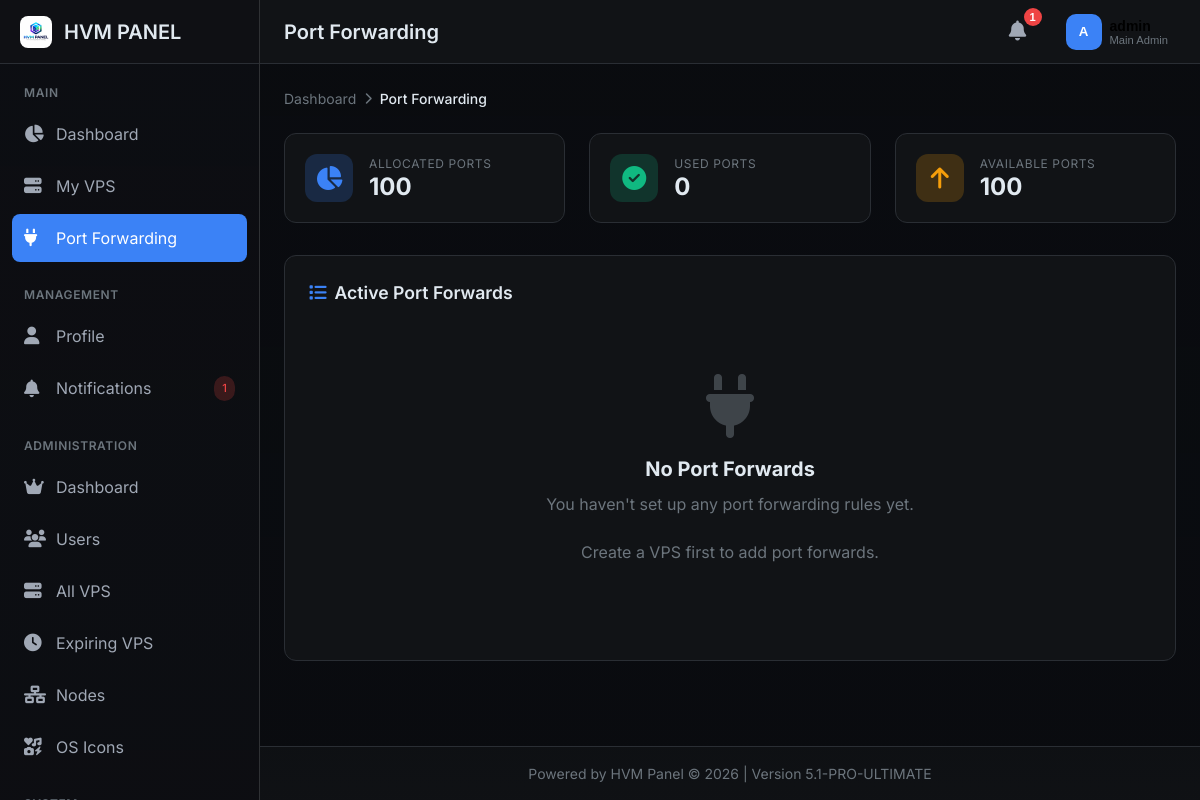
The app's page /ports (signed in) with its own data.
### tables this page shows
CREATE TABLE settings (
            key TEXT PRIMARY KEY,
            value TEXT NOT NULL,
            description TEXT,
            updated_at TEXT NOT NULL
        );

CREATE TABLE users (
            id INTEGER PRIMARY KEY AUTOINCREMENT,
            username TEXT UNIQUE NOT NULL,
            email TEXT UNIQUE NOT NULL,
            password_hash TEXT NOT NULL,
            is_admin INTEGER DEFAULT 0,
            is_main_admin INTEGER DEFAULT 0,
            created_at TEXT NOT NULL,
            last_login TEXT,
            last_active TEXT,
            api_key TEXT UNIQUE,
            profile_picture TEXT,
            preferences TEXT DEFAULT '{}',
            two_factor_secret TEXT,
            two_factor_enabled INTEGER DEFAULT 0,
            theme TEXT DEFAULT 'default',
            language TEXT DEFAULT 'en'
        , discord_id TEXT, discord_username TEXT, discord_avatar TEXT, discord_email TEXT);

### hvm.py (the view)
@app.route('/ports')
@login_required
def ports_list():
    allocated = get_user_allocation(current_user.id)
    used = get_user_used_ports(current_user.id)
    forwards = get_user_forwards(current_user.id)
    vps_list = get_vps_for_user(current_user.id)
    for forward in forwards:
        vps = get_vps_by_container(forward['vps_container'])
        if vps:
            forward['display_ip'] = get_vps_display_ip(vps) or YOUR_SERVER_IP
        else:
            forward['display_ip'] = YOUR_SERVER_IP
    return render_template('ports.html',
                          panel_name=get_setting('site_name', 'HVM PANEL'),
                          allocated=allocated,
                          used=used,
                          available=allocated - used,
                          forwards=forwards,
                          vps_list=vps_list,
                          YOUR_SERVER_IP=YOUR_SERVER_IP,
                          socketio_available=SOCKETIO_AVAILABLE)

### hvm.py (called while the page is built)
@contextmanager
def get_db():
    conn = None
    try:
        conn = sqlite3.connect(DATABASE_PATH, timeout=30)
        conn.execute("PRAGMA journal_mode=WAL")
        conn.execute("PRAGMA foreign_keys=ON")
        conn.execute("PRAGMA busy_timeout=30000")
        conn.row_factory = sqlite3.Row
        yield conn
        conn.commit()
    except Exception as e:
        if conn:
            conn.rollback()
        logger.error(f"Database error: {e}")
        raise
    finally:
        if conn:
            conn.close()

def get_setting(key: str, default: Any = None):
    with get_db() as conn:
        cur = conn.cursor()
        cur.execute('SELECT value FROM settings WHERE key = ?', (key,))
        row = cur.fetchone()
        return row[0] if row else default

def get_unread_notifications_count(user_id: int):
    with get_db() as conn:
        cur = conn.cursor()
        cur.execute('''SELECT COUNT(*) FROM notifications
                      WHERE user_id = ? AND read = 0
                      AND (expires_at IS NULL OR expires_at > ?)''',
                   (user_id, datetime.now().isoformat()))
        return cur.fetchone()[0]

@app.before_request
def check_maintenance_and_license():
    if request.endpoint in ['static', 'health', 'favicon', 'serve_static']:
        return None
    if request.path.startswith('/static/'):
        return None
    if request.endpoint in ['login', 'logout', 'register']:
        return None
    if request.path.startswith('/api/'):
        return None
    maintenance_mode = get_setting('maintenance_mode', '0') == '1'
    if maintenance_mode:
        if current_user.is_authenticated and current_user.is_admin:
            return None
        return render_template('maintenance.html',
                             message=get_setting('maintenance_message', 'Site is under maintenance. Please check back later.'),
                             panel_name=get_setting('site_name', 'HVM PANEL')), 503

@app.after_request
def after_request(response):
    try:
        if not response.content_type:
            response.content_type = 'text/html; charset=utf-8'
        response.headers['X-Content-Type-Options'] = 'nosniff'
        response.headers['X-Frame-Options'] = 'SAMEORIGIN'
        response.headers['X-XSS-Protection'] = '1; mode=block'
        return response
    except Exception as e:
        logger.error(f"Error in after_request: {e}")
        return response

### templates/ports.html (shortened to what this page needs)
{% extends "base.html" %}
{% block header_title %}Port Forwarding{% endblock %}
{% block breadcrumbs %}
<div class="breadcrumb">
    <a href="{{ url_for('dashboard') }}" class="breadcrumb-item">Dashboard</a>
    <span class="breadcrumb-separator"><i class="fas fa-chevron-right"></i></span>
    <span class="breadcrumb-item active">Port Forwarding</span>
</div>
{% endblock %}
{% block content %}
<div class="grid grid-3" style="margin-bottom: 2rem;">
    <div class="stat-card">
        <div class="stat-icon primary">
            <i class="fas fa-chart-pie"></i>
        </div>
        <div class="stat-content">
            <div class="stat-label">Allocated Ports</div>
            <div class="stat-value">{{ allocated }}</div>
        </div>
    </div>
    <div class="stat-card">
        <div class="stat-icon success">
            <i class="fas fa-check-circle"></i>
        </div>
        <div class="stat-content">
            <div class="stat-label">Used Ports</div>
            <div class="stat-value">{{ used }}</div>
        </div>
    </div>
    <div class="stat-card">
        <div class="stat-icon {% if available > 0 %}warning{% else %}danger{% endif %}">
            <i class="fas fa-{% if available > 0 %}arrow-up{% else %}exclamation-circle{% endif %}"></i>
        </div>
        <div class="stat-content">
            <div class="stat-label">Available Ports</div>
            <div class="stat-value">{{ available }}</div>
        </div>
    </div>
</div>
<div class="card">
    <div class="card-header">
        <h3 class="card-title">
            <i class="fas fa-list"></i>
            Active Port Forwards
        </h3>
    </div>
    {% if forwards %}
    <div class="table-responsive">
        <table class="table">
            <thead>
                <tr>
                    <th>VPS</th>
                    <th>VPS Port</th>
                    <th>Public Address</th>
                    <th>Protocol</th>
                    <th>Description</th>
                    <th>Hits</th>
                    <th>Last Used</th>
                    <th>Actions</th>
                </tr>
            </thead>
            <tbody>
                {% for forward in forwards %}
                <tr>
                    <td>
                        <div style="display: flex; align-items: center; gap: 0.5rem;">
                            <div class="user-avatar" style="width: 24px; height: 24px; background-color: var(--accent-primary);">
                                <i class="fas fa-server" style="font-size: 0.7rem;"></i>
                            </div>
                            <span>{{ forward.vps_container }}</span>
                        </div>
                    </td>
                    <td><span class="badge badge-info">{{ forward.vps_port }}</span></td>
                    <td>
                        <code style="background: var(--bg-tertiary); padding: 0.25rem 0.5rem; border-radius: 4px;">
                            {{ forward.display_ip }}:{{ forward.host_port }}
                        </code>
                        <button class="btn btn-sm btn-outline" onclick="copyToClipboard('{{ forward.display_ip }}:{{ forward.host_port }}')" style="margin-left: 0.5rem;">
                            <i class="fas fa-copy"></i>
                        </button>
                    </td>
                    <td>{{ forward.protocol }}</td>
                    <td>{{ forward.description or '-' }}</td>
                    <td>{{ forward.hits }}</td>
                    <td>{{ forward.last_used|relative_time if forward.last_used != forward.created_at else 'Never' }}</td>
                    <td>
                        <button class="btn btn-sm btn-danger" onclick="removePort({{ forward.id }})">
                            <i class="fas fa-trash"></i>
                        </button>
                    </td>
                </tr>
                {% endfor %}
            </tbody>
        </table>
    </div>
    {% else %}
    <div class="empty-state">
        <i class="fas fa-plug"></i>
        <h3>No Port Forwards</h3>
        <p>You haven't set up any port forwarding rules yet.</p>
        {% if available > 0 and vps_list %}
        <p>Use the form above to add your first port forward.</p>
        {% elif available == 0 %}
        <p>You have used all your allocated ports. Contact an administrator to increase your quota.</p>
        {% else %}
        <p>Create a VPS first to add port forwards.</p>
        {% endif %}
    </div>
    {% endif %}
</div>
{% endblock %}

### templates/base.html (shortened to what this page needs)
<!DOCTYPE html>
<html lang="en" data-theme="dark">
<head>
    <link rel="stylesheet" href="https://cdnjs.cloudflare.com/ajax/libs/font-awesome/6.4.0/css/all.min.css">
</head>
<body>
    <div class="app-wrapper">
        <aside class="sidebar" id="sidebar">
            <div class="sidebar-header">
                <a href="{{ url_for('dashboard') if current_user.is_authenticated else url_for('index') }}" class="logo">
                    <img src="{{ get_setting('header_icon', '/static/img/logo.png') }}" alt="{{ panel_name }}">
                    <span>{{ panel_name }}</span>
                </a>
            </div>
            {% if current_user.is_authenticated %}
            <nav class="sidebar-nav">
                <div class="nav-section">
                    <div class="nav-section-title">Main</div>
                    <a href="{{ url_for('dashboard') }}" class="nav-item {% if request.endpoint == 'dashboard' %}active{% endif %}">
                        <i class="fas fa-chart-pie"></i>
                        <span>Dashboard</span>
                    </a>
                    <a href="{{ url_for('vps_list') }}" class="nav-item {% if request.endpoint in ['vps_list', 'vps_detail', 'vps_console'] %}active{% endif %}">
                        <i class="fas fa-server"></i>
                        <span>My VPS</span>
                    </a>
                    <a href="{{ url_for('ports_list') }}" class="nav-item {% if request.endpoint == 'ports_list' %}active{% endif %}">
                        <i class="fas fa-plug"></i>
                        <span>Port Forwarding</span>
                    </a>
                </div>
                <div class="nav-section">
                    <div class="nav-section-title">Management</div>
                    <a href="{{ url_for('profile') }}" class="nav-item {% if request.endpoint == 'profile' %}active{% endif %}">
                        <i class="fas fa-user"></i>
                        <span>Profile</span>
                    </a>
                    <a href="{{ url_for('notifications') }}" class="nav-item {% if request.endpoint == 'notifications' %}active{% endif %}">
                        <i class="fas fa-bell"></i>
                        <span>Notifications</span>
                        {% if get_unread_notifications_count(current_user.id) > 0 %}
                        <span class="badge badge-danger" style="margin-left: auto;">{{ get_unread_notifications_count(current_user.id) }}</span>
                        {% endif %}
                    </a>
                </div>
                {% if current_user.is_admin %}
                <div class="nav-section">
                    <div class="nav-section-title">Administration</div>
                    <a href="{{ url_for('admin_dashboard') }}" class="nav-item {% if request.endpoint == 'admin_dashboard' %}active{% endif %}">
                        <i class="fas fa-crown"></i>
                        <span>Dashboard</span>
                    </a>
                    <a href="{{ url_for('admin_users') }}" class="nav-item {% if request.endpoint and 'user' in request.endpoint %}active{% endif %}">
                        <i class="fas fa-users"></i>
                        <span>Users</span>
                    </a>
                    <a href="{{ url_for('admin_vps') }}" class="nav-item {% if request.endpoint == 'admin_vps' %}active{% endif %}">
                        <i class="fas fa-server"></i>
                        <span>All VPS</span>
                    </a>
                    <a href="{{ url_for('admin_vps_expiring') }}?days=30" class="nav-item {% if request.endpoint == 'admin_vps_expiring' %}active{% endif %}">
                        <i class="fas fa-clock"></i>
                        <span>Expiring VPS</span>
                    </a>
                    <a href="{{ url_for('admin_nodes') }}" class="nav-item {% if request.endpoint and 'node' in request.endpoint %}active{% endif %}">
                        <i class="fas fa-network-wired"></i>
                        <span>Nodes</span>
                    </a>
                    <a href="{{ url_for('os_icons') }}" class="nav-item {% if request.endpoint == 'os_icons' %}active{% endif %}">
                        <i class="fas fa-icons"></i>
                        <span>OS Icons</span>
                    </a>
                </div>
                <div class="nav-section">
                    <div class="nav-section-title">System</div>
                </div>
                {% endif %}
            </nav>
            {% endif %}
        </aside>
        <main class="main-content" id="mainContent">
            <header class="header">
                <div class="header-left">
                    <h1 class="header-title">{% block header_title %}{{ panel_name }}{% endblock %}</h1>
                </div>
                <div class="header-right">
                    {% if current_user.is_authenticated %}
                    <div class="notifications-dropdown">
                        <button class="notifications-btn" id="notificationsBtn">
                            <i class="fas fa-bell"></i>
                            <span class="notification-badge" id="notificationBadge" style="display: none;">0</span>
                        </button>
                    </div>
                    <div class="user-menu">
                        <button class="user-btn" id="userMenuBtn">
                            <div class="user-avatar">
                                {% if current_user.profile_picture %}
                                <img src="{{ current_user.profile_picture }}" alt="{{ current_user.username }}">
                                {% else %}
                                <span>{{ current_user.username[:1].upper() }}</span>
                                {% endif %}
                            </div>
                            <div class="user-info">
                                <div class="user-name">{{ current_user.username }}</div>
                                <div class="user-role">
                                    {% if current_user.is_main_admin %}
                                    Main Admin
                                    {% elif current_user.is_admin %}
                                    Admin
                                    {% else %}
                                    User
                                    {% endif %}
                                </div>
                            </div>
                        </button>
                    </div>
                    {% endif %}
                </div>
            </header>
            <div class="content">
                {% block breadcrumbs %}{% endblock %}
                {% block content %}{% endblock %}
            </div>
            <footer class="footer">
                {{ get_setting('footer_text', 'Powered by HVM Panel') }} &copy; {{ now().year }} | Version {{ PANEL_VERSION }}
            </footer>
        </main>
    </div>
</body>
</html>

### records on screen
settings: value (picture)
settings: value "HVM PANEL"
users: id "1", username "A"
settings: value "Powered by HVM Panel"

### other values on screen
{{ allocated }} "100"
{{ used }} "0"
{{ available }} "100"
{{ PANEL_VERSION }} "5.1-PRO-ULTIMATE"
